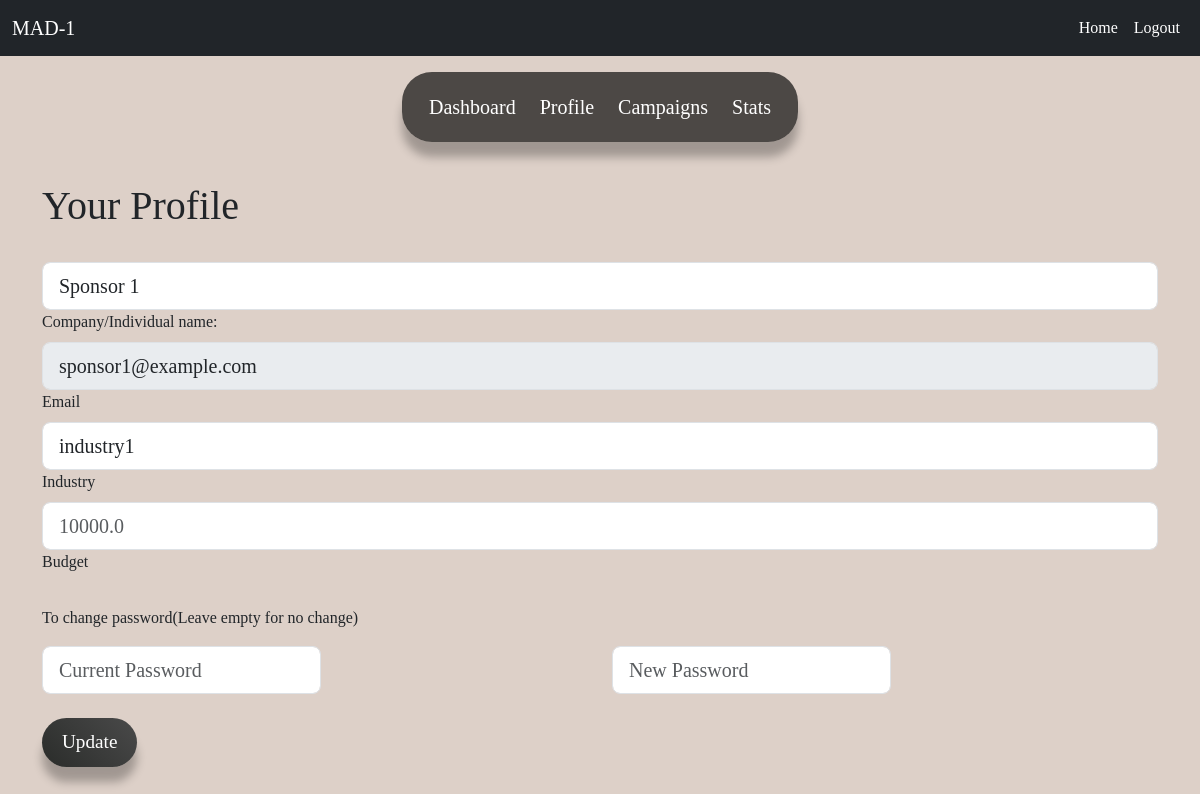
Page /sponsor/profile (signed in) on the committed database.
### website/models.py (models this page shows)
class Sponsor(db.Model):
    __tablename__ = 'sponsor'
    id = db.Column(db.Integer, db.ForeignKey('user.id'), primary_key=True)
    name = db.Column(db.String(150), nullable=False)
    industry = db.Column(db.String(100), nullable=False)
    budget = db.Column(db.Float, nullable=False)
    total_spent = db.Column(db.Float, nullable=True)
    user = db.relationship('User', back_populates='sponsor')
    campaigns = db.relationship('Campaign', back_populates='sponsor')
    negotiations = db.relationship('Negotiation', back_populates='sponsor')

class User(db.Model, UserMixin):
    __tablename__ = 'user'
    id = db.Column(db.Integer, primary_key=True)
    email = db.Column(db.String(150), unique=True, nullable=False)
    password = db.Column(db.String(150), nullable=False)
    role = db.Column(db.String(50), nullable=False)
    flagged = db.Column(db.String(5), nullable=True)
    sponsor = db.relationship('Sponsor', back_populates='user', uselist=False)
    influencer = db.relationship('Influencer', back_populates='user', uselist=False)

### website/views.py (the view, shortened to what this page needs)
@views.route('sponsor/profile',  methods=['GET', 'POST'])
@login_required
def sponsor_profile():
    sponsor = Sponsor.query.get(current_user.id)
    return render_template('sponsor_profile.html', sponsor=sponsor, user = current_user)

### website/__init__.py (called while the page is built)
def create_app():
    myapp = Flask(__name__)
    myapp.config['SECRET_KEY'] = 'mysecretkey'
    myapp.config['SQLALCHEMY_DATABASE_URI'] = 'sqlite:///database.sqlite3'
    db.init_app(myapp)
    api.init_app(myapp)
    from .auth import auth
    from .views import views
    myapp.register_blueprint(views,url_prefix = '/')
    myapp.register_blueprint(auth,url_prefix = '/auth')
    with myapp.app_context():
        db.create_all()
    login_manager = LoginManager()
    login_manager.login_view = 'views.home'
    login_manager.init_app(myapp)
    @login_manager.user_loader
    def load_user(user_id):
        return User.query.get(int(user_id))
    return myapp

### website/templates/sponsor_profile.html (shortened to what this page needs)
{% extends 'base.html' %}
{% block content %}
    <div class="container-fluid">
        <div class="row justify-content-center">
            <nav id="sponsor_navbar" class="navbar navbar-expand-lg mt-2" >
                <div class="container-fluid">
                    <div class="collapse navbar-collapse justify-content-center" id="navbarCenteredExample">
                        <ul class="nav-links">
                            <li><a href="{{ url_for('views.sponsor_dashboard') }}">Dashboard</a></li>
                            <li class="center"><a href="{{ url_for('views.sponsor_profile') }}">Profile</a></li>
                            <li class="upward"><a href="{{ url_for('views.sponsor_campaigns') }}">Campaigns</a></li>
                            <li class="forward"><a href="{{ url_for('views.sponsor_stats') }}">Stats</a></li>
                        </ul>
                    </div>
                </div>
            </nav>
        </div>
        <div class="container mt-3">
            <h1>Your Profile</h1>
            <br>
            <form action="{{ url_for('views.sponsor_profile') }}" method="post">
                <div data-mdb-input-init class="form-outline">
                    <input type="text" class="form-control form-control-lg" value="{{ sponsor.name }}"  placeholder="{{ sponsor.name }}" id="name" name="name">
                    <label class="form-label" for="name">Company/Individual name:</label>
                </div>
                <div data-mdb-input-init class="form-outline">
                    <input type="email" id="email" name="email" placeholder="{{ current_user.email }}" value="{{ current_user.email }}" class="form-control form-control-lg" disabled>
                    <label class="form-label" for="email">Email</label>
                </div>
                <div data-mdb-input-init class="form-outline">
                    <input type="text" name="industry" placeholder="{{ sponsor.industry }}" value="{{ sponsor.industry }}" class="form-control form-control-lg" id="industry" />
                    <label for="industry" class="form-label">Industry</label>
                </div>
                <div data-mdb-input-init class="form-outline">
                    <input type="number" name="budget" placeholder="{{ sponsor.budget }}" class="form-control form-control-lg" id="budget" />
                    <label for="budget" class="form-label">Budget</label>
                </div>
                <br>
                <p>To change password(Leave empty for no change)</p>
                <div class="row">
                <div class="col-md-6 mb-4 d-flex align-items-center">
                <div data-mdb-input-init class="form-outline">
                    <input type="password" name="current_password"  placeholder="Current Password" class="form-control form-control-lg" id="budget" />
                </div>
                </div>
                <div class="col-md-6 mb-4 d-flex align-items-center">
                <div data-mdb-input-init class="form-outline">
                    <input type="text" name="new_password"  placeholder="New Password" class="form-control form-control-lg" id="budget" />
                </div>
                </div>
                </div>
                <button type="submit" class="grey-btn">Update</button>
              </form>
        </div>
    </div>
{% endblock %}

### website/static/css/style.css (style rules this page uses)
body { margin: 0; padding-top: 56px; font-family: 'Times New Roman', serif; background-color: rgb(221, 208, 200); }
a { color: rgb(92 94 96); text-decoration-line: none; }
.grey-btn { background: linear-gradient(45deg, #2a2c2a, #4a4a4a); border: none; color: white; box-shadow: 0 15px 10px rgba(0, 0, 0, 0.273); border-radius: 30px; padding: 10px 20px; font-size: 1.2em; transition: transform 0.2s, box-shadow 0.2s }
.nav-links { display: flex; align-items: center; background: #000000a7; padding: 20px 15px; border-radius: 30px; box-shadow: 0 15px 10px rgba(0, 0, 0, 0.273); }
.nav-links li { list-style: none; margin: 0 12px; }
.nav-links li a { position: relative; color: #333; font-size: 20px; font-weight: 500; padding: 6px 0; text-decoration: none; color: #fff; }
.nav-links li a:before { content: ''; position: absolute; bottom: 0; left: 0; height: 3px; width: 0%; background: #000000; border-radius: 12px; transition: all 0.4s ease; }
.nav-links li.center a:before { left: 50%; transform: translateX(-50%); }
.nav-links li.upward a:before { width: 100%; bottom: -5px; opacity: 0; }
.nav-links li.forward a:before { width: 100%; transform: scaleX(0); transform-origin: right; transition: transform 0.4s ease; }
.form-control { height: max-content; }

### rows in the picture
Sponsor: name "Sponsor 1", industry "industry1", budget "10000.0"
User: email "sponsor1@example.com"
